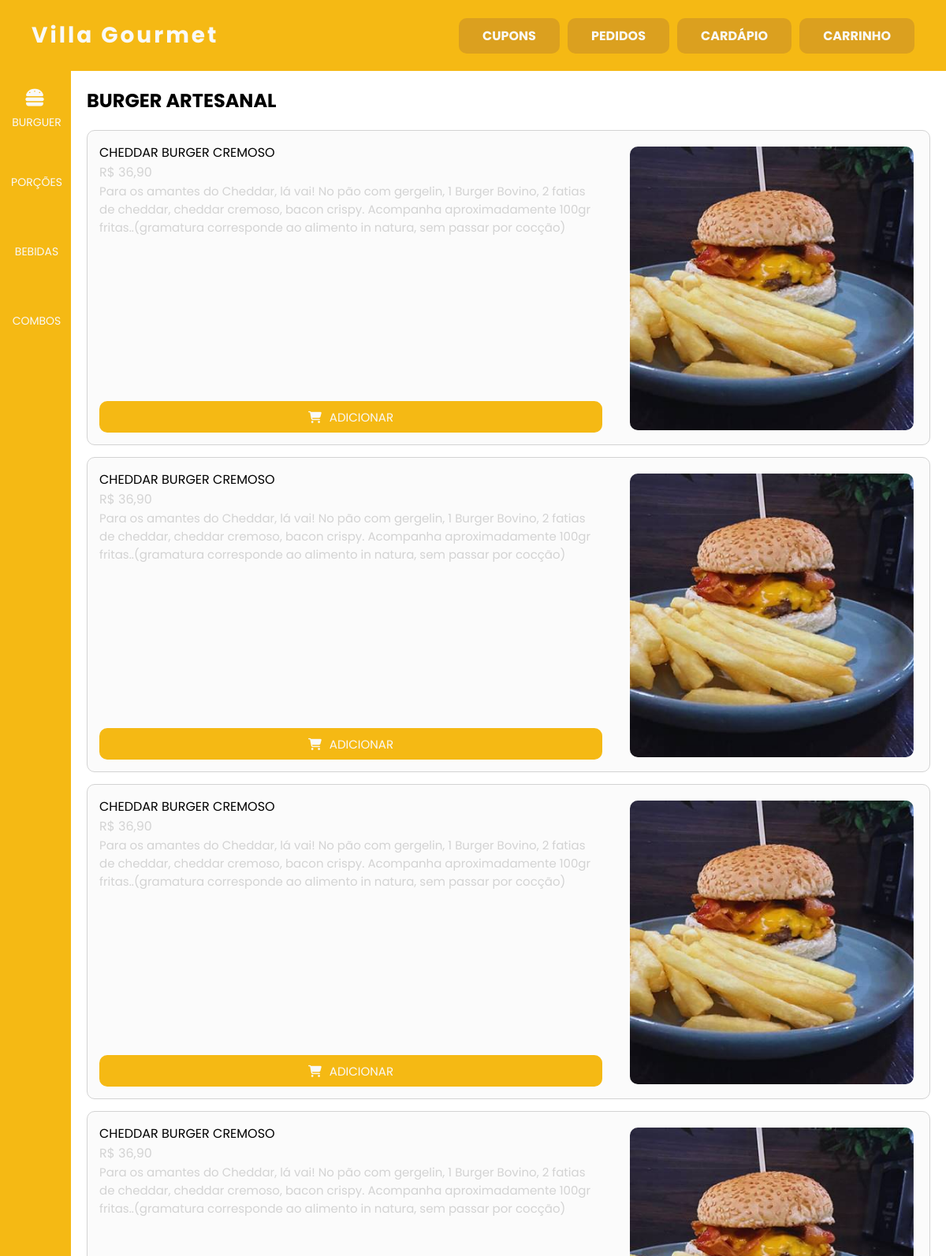
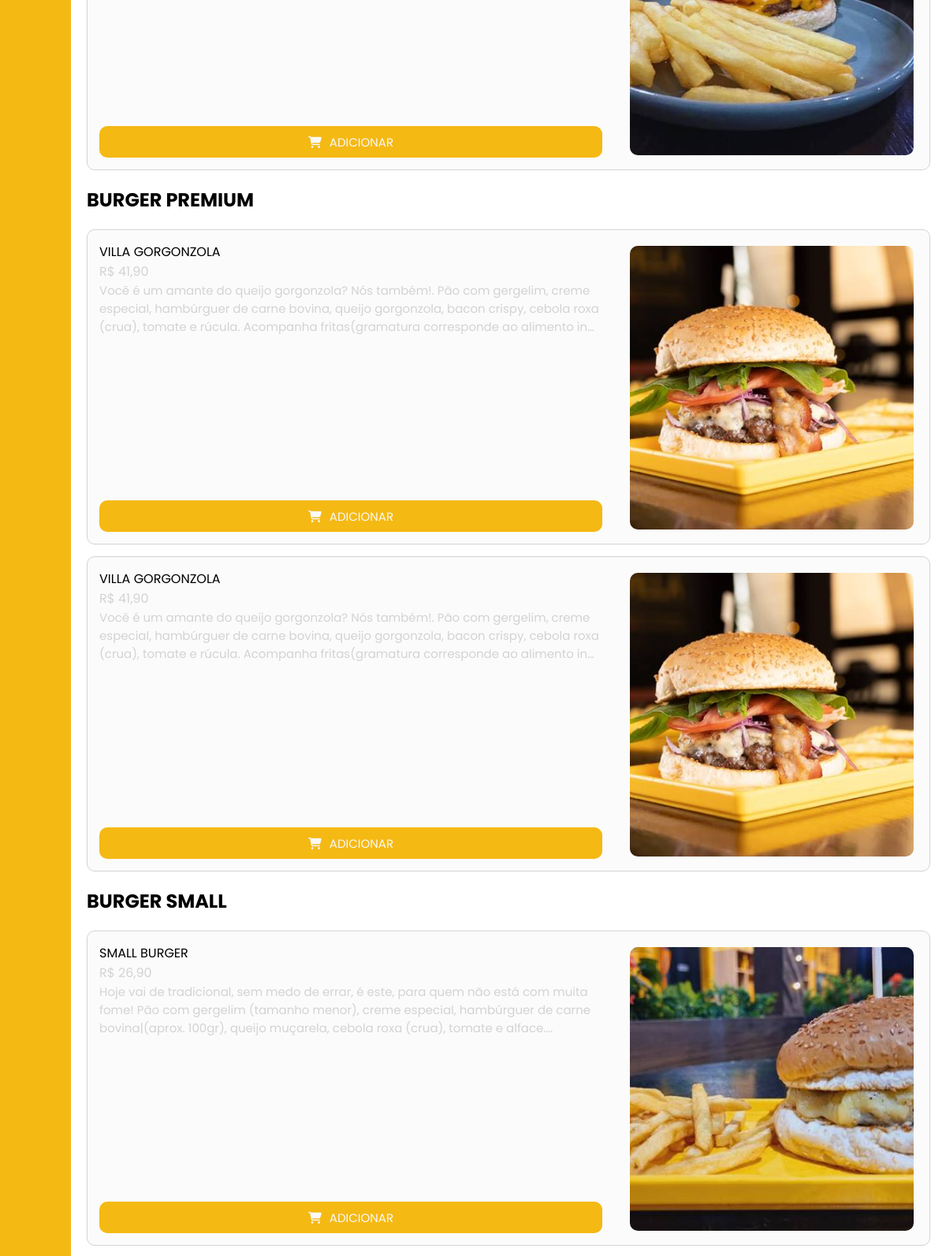
The page /screen/principal.php (upper part) on the database its author committed (2 pictures, top to bottom).
### tables this page shows
CREATE TABLE IF NOT EXISTS `produtos` (
`id` int(11) NOT NULL,
  `nome` varchar(255) NOT NULL,
  `preco` varchar(255) NOT NULL,
  `categoria` varchar(255) NOT NULL,
  `descricao` text NOT NULL,
  `foto` varchar(255) NOT NULL,
  `quantped` int(11) NOT NULL
);

### screen/principal.php (the view, shortened to what this page needs)
<!DOCTYPE html>
<html lang="en">
<head>
    <link rel="stylesheet" href="../css/design.css">
    <link rel="stylesheet" href="https://site-assets.fontawesome.com/releases/v6.6.0/css/all.css">
</head>
<body>
    <div class="sepnav">
        <div class="topnav">
            <div class="septopnav1">
                <p class="logo" style="letter-spacing: 3px;">Villa Gourmet</p>
            </div>
            <div class="septopnav2">
                <a class="carrinho" href="">CARRINHO</a>
                <a class="cardapio" href="">CARDÁPIO</a>
                <a class="pedidos" href="">PEDIDOS</a>
                <a class="cupons" href="">CUPONS</a>
            </div>
        </div>
        <nav>
            <ul class="nav-menu">
                <li class="nav-item">
                    <a href="dashboard.php" class="link-ham">
                        <i class="fas fa-hamburger"></i>
                        <span class="nav-item">BURGUER</span>
                    </a>
                </li>
                <li class="nav-item">
                    <a href="users.php" class="link-por">
                        <span class="nav-item">PORÇÕES</span>
                    </a>
                </li>
                <li class="nav-item">
                    <a href="radio.php" class="link-beb">
                        <span class="nav-item">BEBIDAS</span>
                    </a>
                </li>
                <li class="nav-item">
                    <a href="dashinfo.php" class="link-comb">
                        <span class="nav-item">COMBOS</span>
                    </a>
                </li>
            </ul>
        </nav>
        <div class="cont-geral">
            <div class="cont-secundario-geral">
                <?php
                    include_once '../conexao/conexao.php';
                    $categories = ['BURGER ARTESANAL', 'BURGER PREMIUM', 'BURGER SMALL'];
                    foreach ($categories as $category) {
                        echo '<h2>' . htmlspecialchars($category) . '</h2>';
                        echo '<div class="category">';
                        $sql = "SELECT * FROM produtos WHERE categoria='$category'";
                        $result = $conn->query($sql);
                        if ($result->num_rows > 0) {
                            while ($row = $result->fetch_assoc()) {
                                echo '<div class="card">';
                                echo '  <div class="infos">';
                                echo '      <div class="titles">';
                                echo '          <div class="titsep1">';
                                echo '              <p>' . htmlspecialchars($row['nome']) . '</p>';
                                echo '              <p class="price">R$ ' . htmlspecialchars($row['preco']) . '</p>';
                                echo '              <p class="inf-burg">' . htmlspecialchars($row['descricao']) . '</p>';
                                echo '          </div>';
                                echo '          <div class="titsep2">';
                                echo '              <button class="cart-button"><i class="fa-solid fa-cart-shopping"></i><p>ADICIONAR</p></button>';
                                echo '          </div>';
                                echo '      </div>';
                                echo '  </div>';
                                echo '  <div class="image">';
                                echo '      <img src="../images/' . htmlspecialchars($row['foto']) . '" alt="">';
                                echo '  </div>';
                                echo '</div>';
                            }
                        } else {
                            echo '<p>Nenhum produto encontrado.</p>';
                        }
                        echo '</div>';
                    }
                ?>
            </div>
        </div>
</body>
</html>

### css/design.css (style rules this page uses)
* { margin: 0; padding: 0; box-sizing: border-box; font-family: 'Poppins', sans-serif; text-decoration: none; }
:root { --principal: #f5b914; --link: #dba01f; --hover: #000000; --icons: #111; --shadow: #d3d3d3; --letter: #f9f9f9; --cases: #fbfbfb; --inf-letter: #d3d3d3; }
.sepnav { display: flex; flex-direction: column; }
.topnav { background-color: var(--principal); height: 90px; width: 100%; position: fixed; display: flex; justify-content: space-between; z-index: 1; }
.septopnav1 { display: flex; align-items: center; width: 50%; height: 100%; padding: 40px; font-size: 28px; font-weight: bold; color: var(--letter); }
nav { margin-top: 90px; position: fixed; top: 0; bottom: 0; height: calc(100% + auto); left: 0; background-color: var(--principal); width: 90px; overflow: scroll; transition: all 0.5s; z-index: 1; }
nav a { position: relative; color: var(--letter); font-size: 14px; display: flex; align-items: center; justify-content: center; flex-direction: column; width: 78px; height: 78px; margin-bottom: 10px; margin-top: 10px; border-radius: 10px 10px 0px 10px; transition: all 0.3s ease; gap: 8px; }
nav i { display: flex; align-items: center; }
.fas { width: 70px; font-size: 20px; text-align: center; }
.nav-item { margin-left: 5px; }
.nav-item i { font-size: 25px; }
.cont-geral { min-height: 100vh; width: 100%; display: flex; flex-direction: row-reverse; }
.cont-secundario-geral { width: calc(100% - 90px); height: calc(100vh - 90px); margin-top: 90px; overflow: scroll; display: flex; padding: 20px; gap: 20px; flex-wrap: wrap; }
.card { background-color: var(--cases); width: 49%; height: 400px; border-radius: 10px; display: flex; border: 1px solid var(--shadow); }
.category { display: flex; flex-wrap: wrap; justify-content: space-around; row-gap: 15px; }
.infos { height: 100%; width: auto; padding: 15px; }
.inf-burg { display: -webkit-box; -webkit-box-orient: vertical; -webkit-line-clamp: 3; overflow: hidden; text-overflow: ellipsis; color: var(--inf-letter); font-size: 15px; }
.titsep2 { font-size: 25px; }
.image { height: 400px; width: 400px; min-width: 400px; overflow: hidden; padding: 20px; }
.image img { width: 100%; height: 100%; border-radius: 10px; object-fit: cover; }
.price { color: var(--inf-letter); }
.titles { height: 100%; display: flex; flex-direction: column; justify-content: space-between; }
.cart-button { width: 100%; height: 40px; border-radius: 10px; border: none; display: flex; align-items: center; justify-content: center; gap: 10px; font-size: 15px; background-color: var(--principal); color: var(--letter); transition: all 0.5s; }
@media (max-width: 1530px) { .card { width: 100%; } }

### rows shown on the page
produtos: nome "CHEDDAR BURGER CREMOSO", preco "36,90", descricao "Para os amantes do Cheddar, lá vai! No pão com gergelin, 1 Burger Bovino, 2 fatias de cheddar, cheddar cremoso, bacon crispy. Acompanha aproximadamente 100gr fritas..(gramatura corresponde ao alimento in natura, sem passar por cocção)", foto (picture)
produtos: nome "CHEDDAR BURGER CREMOSO", preco "36,90", descricao "Para os amantes do Cheddar, lá vai! No pão com gergelin, 1 Burger Bovino, 2 fatias de cheddar, cheddar cremoso, bacon crispy. Acompanha aproximadamente 100gr fritas..(gramatura corresponde ao alimento in natura, sem passar por cocção)", foto (picture)
produtos: nome "CHEDDAR BURGER CREMOSO", preco "36,90", descricao "Para os amantes do Cheddar, lá vai! No pão com gergelin, 1 Burger Bovino, 2 fatias de cheddar, cheddar cremoso, bacon crispy. Acompanha aproximadamente 100gr fritas..(gramatura corresponde ao alimento in natura, sem passar por cocção)", foto (picture)
produtos: nome "CHEDDAR BURGER CREMOSO", preco "36,90", descricao "Para os amantes do Cheddar, lá vai! No pão com gergelin, 1 Burger Bovino, 2 fatias de cheddar, cheddar cremoso, bacon crispy. Acompanha aproximadamente 100gr fritas..(gramatura corresponde ao alimento in natura, sem passar por cocção)", foto (picture)
produtos: nome "VILLA GORGONZOLA", preco "41,90", descricao "Você é um amante do queijo gorgonzola? Nós também!. Pão com gergelim, creme especial, hambúrguer de carne bovina, queijo gorgonzola, bacon crispy, cebola roxa (crua), tomate e rúcula. Acompanha fritas(gramatura corresponde ao alimento…", foto (picture)
produtos: nome "VILLA GORGONZOLA", preco "41,90", descricao "Você é um amante do queijo gorgonzola? Nós também!. Pão com gergelim, creme especial, hambúrguer de carne bovina, queijo gorgonzola, bacon crispy, cebola roxa (crua), tomate e rúcula. Acompanha fritas(gramatura corresponde ao alimento…", foto (picture)
produtos: nome "SMALL BURGER", preco "26,90", descricao "Hoje vai de tradicional, sem medo de errar, é este, para quem não está com muita fome! Pão com gergelim (tamanho menor), creme especial, hambúrguer de carne bovina|(aprox. 100gr), queijo muçarela, cebola roxa (crua), tomate e…", foto (picture)

### other values the page prints
$category "BURGER ARTESANAL"
$category "BURGER PREMIUM"
$category "BURGER SMALL"
